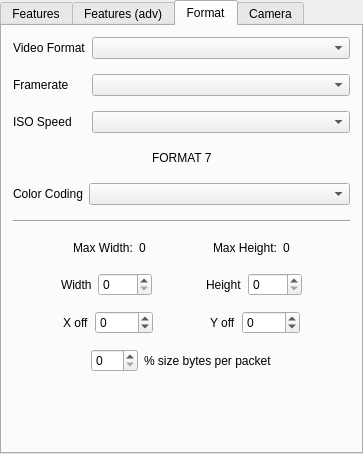
<?xml version="1.0" encoding="UTF-8"?>
<ui version="4.0">
 <class>MainWindow</class>
 <widget class="QMainWindow" name="MainWindow">
  <property name="geometry">
   <rect>
    <x>0</x>
    <y>0</y>
    <width>363</width>
    <height>454</height>
   </rect>
  </property>
  <property name="windowTitle">
   <string>MainWindow</string>
  </property>
  <widget class="QWidget" name="centralWidget">
   <layout class="QGridLayout" name="gridLayout">
    <property name="leftMargin">
     <number>0</number>
    </property>
    <property name="topMargin">
     <number>0</number>
    </property>
    <property name="rightMargin">
     <number>0</number>
    </property>
    <property name="bottomMargin">
     <number>0</number>
    </property>
    <property name="verticalSpacing">
     <number>0</number>
    </property>
    <item row="0" column="0">
     <widget class="QTabWidget" name="tabWidget">
      <property name="currentIndex">
       <number>2</number>
      </property>
      <widget class="QWidget" name="tabFeatures">
       <attribute name="title">
        <string>Features</string>
       </attribute>
       <layout class="QVBoxLayout" name="verticalLayout_3">
        <property name="spacing">
         <number>0</number>
        </property>
        <property name="leftMargin">
         <number>0</number>
        </property>
        <property name="topMargin">
         <number>0</number>
        </property>
        <property name="rightMargin">
         <number>0</number>
        </property>
        <property name="bottomMargin">
         <number>0</number>
        </property>
        <item>
         <widget class="DC1394Slider" name="sliderShutter" native="true">
          <property name="minimumSize">
           <size>
            <width>0</width>
            <height>0</height>
           </size>
          </property>
         </widget>
        </item>
        <item>
         <widget class="DC1394Slider" name="sliderBrightness" native="true">
          <property name="minimumSize">
           <size>
            <width>0</width>
            <height>0</height>
           </size>
          </property>
         </widget>
        </item>
        <item>
         <widget class="DC1394Slider" name="sliderGain" native="true">
          <property name="minimumSize">
           <size>
            <width>0</width>
            <height>0</height>
           </size>
          </property>
         </widget>
        </item>
        <item>
         <widget class="DC1394Slider" name="sliderExposure" native="true">
          <property name="minimumSize">
           <size>
            <width>0</width>
            <height>0</height>
           </size>
          </property>
         </widget>
        </item>
        <item>
         <widget class="DC1394SliderWB" name="sliderWB" native="true"/>
        </item>
        <item>
         <widget class="QPushButton" name="btnRefresh1">
          <property name="text">
           <string>Refresh</string>
          </property>
         </widget>
        </item>
        <item>
         <spacer name="verticalSpacer_4">
          <property name="orientation">
           <enum>Qt::Vertical</enum>
          </property>
          <property name="sizeHint" stdset="0">
           <size>
            <width>20</width>
            <height>40</height>
           </size>
          </property>
         </spacer>
        </item>
       </layout>
      </widget>
      <widget class="QWidget" name="tabFeaturesAdv">
       <attribute name="title">
        <string>Features (adv)</string>
       </attribute>
       <layout class="QVBoxLayout" name="verticalLayout_4">
        <property name="spacing">
         <number>0</number>
        </property>
        <property name="leftMargin">
         <number>0</number>
        </property>
        <property name="topMargin">
         <number>0</number>
        </property>
        <property name="rightMargin">
         <number>0</number>
        </property>
        <property name="bottomMargin">
         <number>0</number>
        </property>
        <item>
         <widget class="DC1394Slider" name="sliderSharpness" native="true">
          <property name="minimumSize">
           <size>
            <width>0</width>
            <height>0</height>
           </size>
          </property>
         </widget>
        </item>
        <item>
         <widget class="DC1394Slider" name="sliderHue" native="true">
          <property name="minimumSize">
           <size>
            <width>0</width>
            <height>0</height>
           </size>
          </property>
         </widget>
        </item>
        <item>
         <widget class="DC1394Slider" name="sliderSaturation" native="true">
          <property name="minimumSize">
           <size>
            <width>0</width>
            <height>0</height>
           </size>
          </property>
         </widget>
        </item>
        <item>
         <widget class="DC1394Slider" name="sliderGamma" native="true">
          <property name="minimumSize">
           <size>
            <width>0</width>
            <height>0</height>
           </size>
          </property>
         </widget>
        </item>
        <item>
         <widget class="DC1394Slider" name="sliderIris" native="true">
          <property name="minimumSize">
           <size>
            <width>0</width>
            <height>0</height>
           </size>
          </property>
         </widget>
        </item>
        <item>
         <widget class="DC1394Slider" name="sliderFocus" native="true">
          <property name="minimumSize">
           <size>
            <width>0</width>
            <height>0</height>
           </size>
          </property>
         </widget>
        </item>
        <item>
         <widget class="QPushButton" name="btnRefresh2">
          <property name="text">
           <string>Refresh</string>
          </property>
         </widget>
        </item>
        <item>
         <spacer name="verticalSpacer_3">
          <property name="orientation">
           <enum>Qt::Vertical</enum>
          </property>
          <property name="sizeHint" stdset="0">
           <size>
            <width>20</width>
            <height>690</height>
           </size>
          </property>
         </spacer>
        </item>
       </layout>
      </widget>
      <widget class="QWidget" name="tabFormat">
       <attribute name="title">
        <string>Format</string>
       </attribute>
       <layout class="QVBoxLayout" name="verticalLayout">
        <property name="spacing">
         <number>15</number>
        </property>
        <item>
         <layout class="QGridLayout" name="gridLayout_2" columnstretch="10,90">
          <property name="verticalSpacing">
           <number>15</number>
          </property>
          <item row="0" column="0">
           <widget class="QLabel" name="label">
            <property name="text">
             <string>Video Format</string>
            </property>
           </widget>
          </item>
          <item row="0" column="1">
           <widget class="QComboBox" name="m_MenuMode"/>
          </item>
          <item row="1" column="0">
           <widget class="QLabel" name="label_2">
            <property name="text">
             <string>Framerate</string>
            </property>
           </widget>
          </item>
          <item row="1" column="1">
           <widget class="QComboBox" name="m_MenuFPS"/>
          </item>
          <item row="2" column="0">
           <widget class="QLabel" name="label_3">
            <property name="text">
             <string>ISO Speed</string>
            </property>
           </widget>
          </item>
          <item row="2" column="1">
           <widget class="QComboBox" name="m_MenuISO"/>
          </item>
         </layout>
        </item>
        <item>
         <layout class="QHBoxLayout" name="horizontalLayout_10">
          <item>
           <spacer name="horizontalSpacer">
            <property name="orientation">
             <enum>Qt::Horizontal</enum>
            </property>
            <property name="sizeHint" stdset="0">
             <size>
              <width>40</width>
              <height>20</height>
             </size>
            </property>
           </spacer>
          </item>
          <item>
           <widget class="QLabel" name="label_5">
            <property name="text">
             <string>FORMAT 7</string>
            </property>
           </widget>
          </item>
          <item>
           <spacer name="horizontalSpacer_2">
            <property name="orientation">
             <enum>Qt::Horizontal</enum>
            </property>
            <property name="sizeHint" stdset="0">
             <size>
              <width>40</width>
              <height>20</height>
             </size>
            </property>
           </spacer>
          </item>
         </layout>
        </item>
        <item>
         <layout class="QHBoxLayout" name="horizontalLayout" stretch="10,90">
          <item>
           <widget class="QLabel" name="label_4">
            <property name="text">
             <string>Color Coding</string>
            </property>
           </widget>
          </item>
          <item>
           <widget class="QComboBox" name="m_MenuColorCoding"/>
          </item>
         </layout>
        </item>
        <item>
         <widget class="Line" name="line_2">
          <property name="orientation">
           <enum>Qt::Horizontal</enum>
          </property>
         </widget>
        </item>
        <item>
         <layout class="QHBoxLayout" name="horizontalLayout_11">
          <item>
           <spacer name="horizontalSpacer_3">
            <property name="orientation">
             <enum>Qt::Horizontal</enum>
            </property>
            <property name="sizeHint" stdset="0">
             <size>
              <width>40</width>
              <height>20</height>
             </size>
            </property>
           </spacer>
          </item>
          <item>
           <layout class="QHBoxLayout" name="horizontalLayout_2">
            <item>
             <widget class="QLabel" name="label_10">
              <property name="text">
               <string>Max Width:</string>
              </property>
             </widget>
            </item>
            <item>
             <widget class="QLabel" name="labelMaxWidth">
              <property name="text">
               <string>0</string>
              </property>
             </widget>
            </item>
           </layout>
          </item>
          <item>
           <spacer name="horizontalSpacer_4">
            <property name="orientation">
             <enum>Qt::Horizontal</enum>
            </property>
            <property name="sizeHint" stdset="0">
             <size>
              <width>40</width>
              <height>20</height>
             </size>
            </property>
           </spacer>
          </item>
          <item>
           <layout class="QHBoxLayout" name="horizontalLayout_3">
            <item>
             <widget class="QLabel" name="label_11">
              <property name="text">
               <string>Max Height:</string>
              </property>
             </widget>
            </item>
            <item>
             <widget class="QLabel" name="labelMaxHeight">
              <property name="text">
               <string>0</string>
              </property>
             </widget>
            </item>
           </layout>
          </item>
          <item>
           <spacer name="horizontalSpacer_5">
            <property name="orientation">
             <enum>Qt::Horizontal</enum>
            </property>
            <property name="sizeHint" stdset="0">
             <size>
              <width>40</width>
              <height>20</height>
             </size>
            </property>
           </spacer>
          </item>
         </layout>
        </item>
        <item>
         <layout class="QHBoxLayout" name="horizontalLayout_8">
          <item>
           <spacer name="horizontalSpacer_85">
            <property name="orientation">
             <enum>Qt::Horizontal</enum>
            </property>
            <property name="sizeHint" stdset="0">
             <size>
              <width>40</width>
              <height>20</height>
             </size>
            </property>
           </spacer>
          </item>
          <item>
           <layout class="QHBoxLayout" name="horizontalLayout_4">
            <property name="sizeConstraint">
             <enum>QLayout::SetDefaultConstraint</enum>
            </property>
            <item>
             <widget class="QLabel" name="label_6">
              <property name="text">
               <string>Width</string>
              </property>
             </widget>
            </item>
            <item>
             <widget class="QSpinBox" name="m_xdim">
              <property name="maximum">
               <number>5000</number>
              </property>
             </widget>
            </item>
           </layout>
          </item>
          <item>
           <spacer name="horizontalSpacer_86">
            <property name="orientation">
             <enum>Qt::Horizontal</enum>
            </property>
            <property name="sizeHint" stdset="0">
             <size>
              <width>40</width>
              <height>20</height>
             </size>
            </property>
           </spacer>
          </item>
          <item>
           <layout class="QHBoxLayout" name="horizontalLayout_5">
            <item>
             <widget class="QLabel" name="label_7">
              <property name="text">
               <string>Height</string>
              </property>
             </widget>
            </item>
            <item>
             <widget class="QSpinBox" name="m_ydim">
              <property name="maximum">
               <number>5000</number>
              </property>
             </widget>
            </item>
           </layout>
          </item>
          <item>
           <spacer name="horizontalSpacer_87">
            <property name="orientation">
             <enum>Qt::Horizontal</enum>
            </property>
            <property name="sizeHint" stdset="0">
             <size>
              <width>40</width>
              <height>20</height>
             </size>
            </property>
           </spacer>
          </item>
         </layout>
        </item>
        <item>
         <layout class="QHBoxLayout" name="horizontalLayout_14">
          <item>
           <spacer name="horizontalSpacer_145">
            <property name="orientation">
             <enum>Qt::Horizontal</enum>
            </property>
            <property name="sizeHint" stdset="0">
             <size>
              <width>20</width>
              <height>20</height>
             </size>
            </property>
           </spacer>
          </item>
          <item>
           <layout class="QHBoxLayout" name="horizontalLayout_6">
            <item>
             <widget class="QLabel" name="label_8">
              <property name="text">
               <string>X off</string>
              </property>
             </widget>
            </item>
            <item>
             <widget class="QSpinBox" name="m_xoff">
              <property name="minimum">
               <number>-5000</number>
              </property>
              <property name="maximum">
               <number>5000</number>
              </property>
             </widget>
            </item>
           </layout>
          </item>
          <item>
           <spacer name="horizontalSpacer_146">
            <property name="orientation">
             <enum>Qt::Horizontal</enum>
            </property>
            <property name="sizeHint" stdset="0">
             <size>
              <width>20</width>
              <height>20</height>
             </size>
            </property>
           </spacer>
          </item>
          <item>
           <layout class="QHBoxLayout" name="horizontalLayout_7">
            <item>
             <widget class="QLabel" name="label_9">
              <property name="text">
               <string>Y off</string>
              </property>
             </widget>
            </item>
            <item>
             <widget class="QSpinBox" name="m_yoff">
              <property name="minimum">
               <number>-5000</number>
              </property>
              <property name="maximum">
               <number>5000</number>
              </property>
             </widget>
            </item>
           </layout>
          </item>
          <item>
           <spacer name="horizontalSpacer_147">
            <property name="orientation">
             <enum>Qt::Horizontal</enum>
            </property>
            <property name="sizeHint" stdset="0">
             <size>
              <width>20</width>
              <height>20</height>
             </size>
            </property>
           </spacer>
          </item>
         </layout>
        </item>
        <item>
         <layout class="QHBoxLayout" name="horizontalLayout_12">
          <item>
           <spacer name="horizontalSpacer_6">
            <property name="orientation">
             <enum>Qt::Horizontal</enum>
            </property>
            <property name="sizeHint" stdset="0">
             <size>
              <width>40</width>
              <height>20</height>
             </size>
            </property>
           </spacer>
          </item>
          <item>
           <layout class="QHBoxLayout" name="horizontalLayout_9">
            <item>
             <widget class="QSpinBox" name="m_bpp">
              <property name="maximum">
               <number>100</number>
              </property>
             </widget>
            </item>
            <item>
             <widget class="QLabel" name="label_12">
              <property name="text">
               <string>% size bytes per packet</string>
              </property>
             </widget>
            </item>
           </layout>
          </item>
          <item>
           <spacer name="horizontalSpacer_7">
            <property name="orientation">
             <enum>Qt::Horizontal</enum>
            </property>
            <property name="sizeHint" stdset="0">
             <size>
              <width>40</width>
              <height>20</height>
             </size>
            </property>
           </spacer>
          </item>
         </layout>
        </item>
        <item>
         <spacer name="verticalSpacer">
          <property name="orientation">
           <enum>Qt::Vertical</enum>
          </property>
          <property name="sizeHint" stdset="0">
           <size>
            <width>20</width>
            <height>40</height>
           </size>
          </property>
         </spacer>
        </item>
       </layout>
      </widget>
      <widget class="QWidget" name="tabCamera">
       <attribute name="title">
        <string>Camera</string>
       </attribute>
       <layout class="QVBoxLayout" name="verticalLayout_2">
        <property name="spacing">
         <number>15</number>
        </property>
        <item>
         <layout class="QHBoxLayout" name="horizontalLayout_13" stretch="10,90">
          <item>
           <widget class="QLabel" name="label_13">
            <property name="text">
             <string>Op. Mode</string>
            </property>
           </widget>
          </item>
          <item>
           <widget class="QComboBox" name="m_MenuOpMode"/>
          </item>
         </layout>
        </item>
        <item>
         <widget class="Line" name="line_4">
          <property name="orientation">
           <enum>Qt::Horizontal</enum>
          </property>
         </widget>
        </item>
        <item>
         <layout class="QGridLayout" name="gridLayout_3">
          <item row="0" column="0">
           <spacer name="horizontalSpacer_8">
            <property name="orientation">
             <enum>Qt::Horizontal</enum>
            </property>
            <property name="sizeHint" stdset="0">
             <size>
              <width>40</width>
              <height>20</height>
             </size>
            </property>
           </spacer>
          </item>
          <item row="0" column="1">
           <widget class="QCheckBox" name="m_power">
            <property name="text">
             <string>Camera Power</string>
            </property>
           </widget>
          </item>
          <item row="0" column="2">
           <spacer name="horizontalSpacer_11">
            <property name="orientation">
             <enum>Qt::Horizontal</enum>
            </property>
            <property name="sizeHint" stdset="0">
             <size>
              <width>40</width>
              <height>20</height>
             </size>
            </property>
           </spacer>
          </item>
          <item row="0" column="3">
           <widget class="QCheckBox" name="m_transmission">
            <property name="text">
             <string>Transmission</string>
            </property>
           </widget>
          </item>
          <item row="0" column="4">
           <spacer name="horizontalSpacer_10">
            <property name="orientation">
             <enum>Qt::Horizontal</enum>
            </property>
            <property name="sizeHint" stdset="0">
             <size>
              <width>40</width>
              <height>20</height>
             </size>
            </property>
           </spacer>
          </item>
          <item row="1" column="1">
           <widget class="QPushButton" name="m_reset">
            <property name="text">
             <string>Reset Camera</string>
            </property>
           </widget>
          </item>
          <item row="1" column="3">
           <widget class="QPushButton" name="m_defaults">
            <property name="text">
             <string>Load Default Parameters</string>
            </property>
           </widget>
          </item>
          <item row="1" column="4">
           <spacer name="horizontalSpacer_9">
            <property name="orientation">
             <enum>Qt::Horizontal</enum>
            </property>
            <property name="sizeHint" stdset="0">
             <size>
              <width>40</width>
              <height>20</height>
             </size>
            </property>
           </spacer>
          </item>
         </layout>
        </item>
        <item>
         <spacer name="verticalSpacer_2">
          <property name="orientation">
           <enum>Qt::Vertical</enum>
          </property>
          <property name="sizeHint" stdset="0">
           <size>
            <width>20</width>
            <height>293</height>
           </size>
          </property>
         </spacer>
        </item>
       </layout>
      </widget>
     </widget>
    </item>
   </layout>
  </widget>
 </widget>
 <layoutdefault spacing="6" margin="11"/>
 <customwidgets>
  <customwidget>
   <class>DC1394Slider</class>
   <extends>QWidget</extends>
   <header>dc1394slider.h</header>
   <container>1</container>
  </customwidget>
  <customwidget>
   <class>DC1394SliderWB</class>
   <extends>QWidget</extends>
   <header>dc1394sliderwb.h</header>
   <container>1</container>
  </customwidget>
 </customwidgets>
 <resources/>
 <connections/>
</ui>
